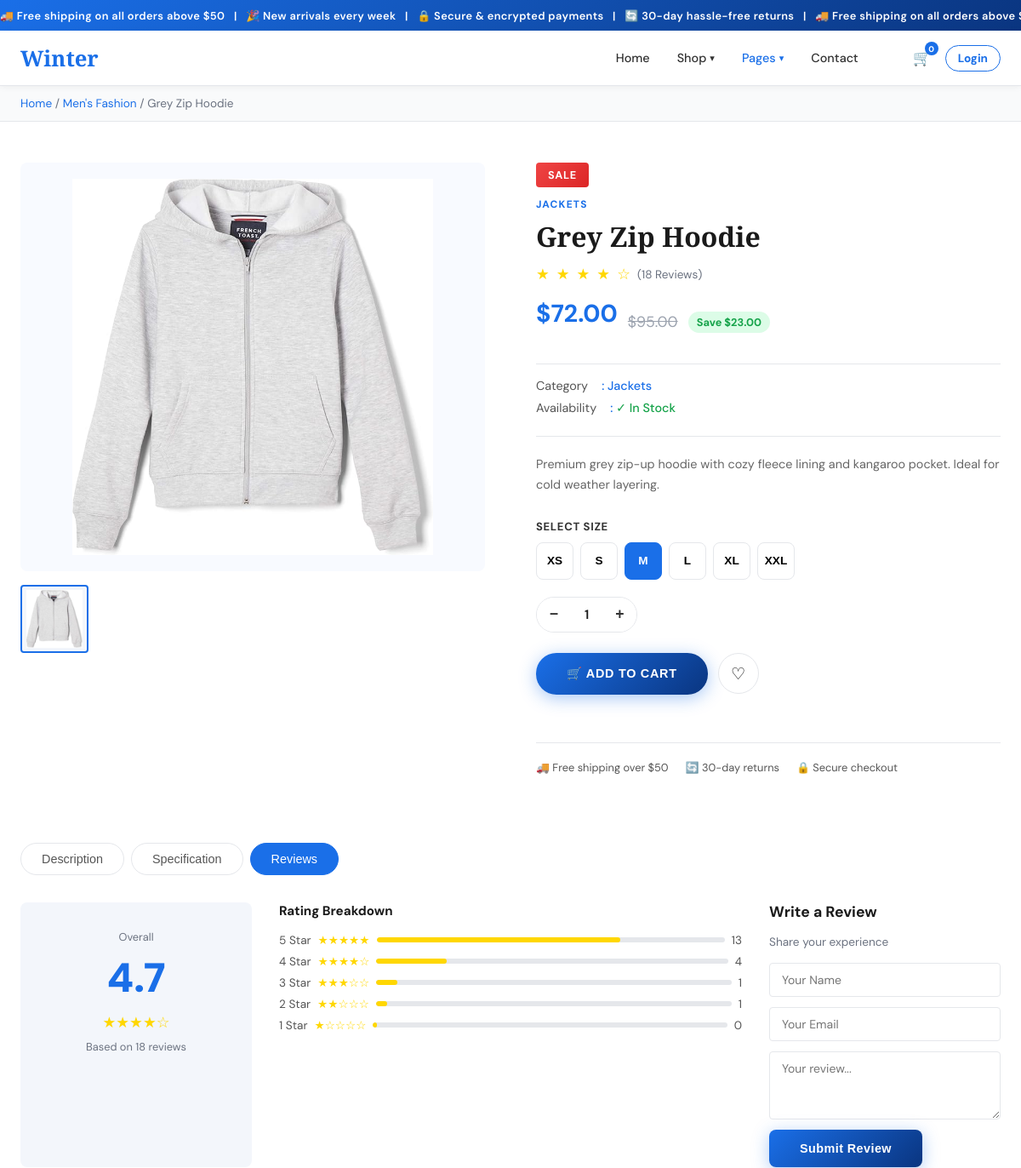
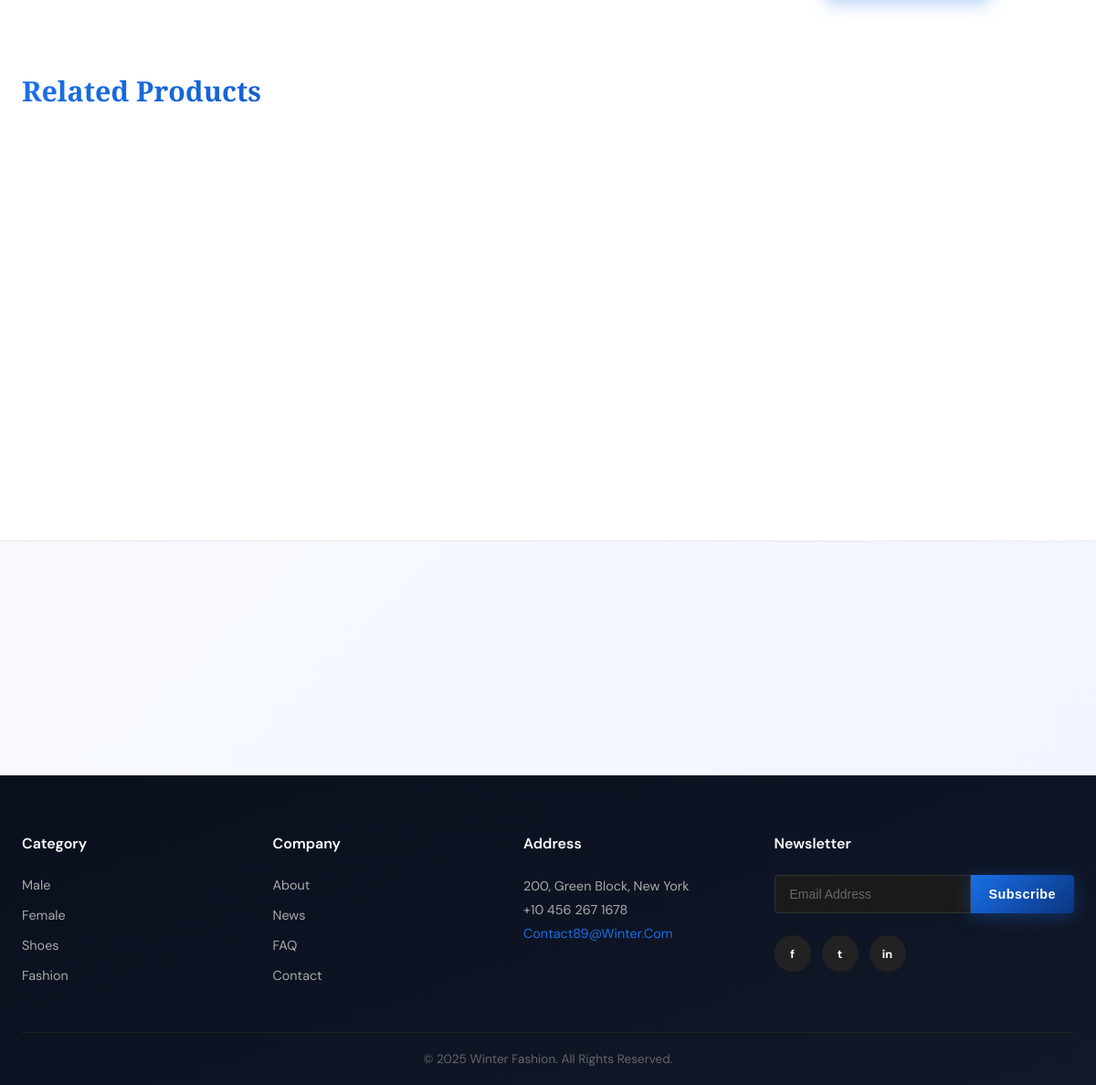
/product.php?id=2, run on the app's committed database (2 pictures, top to bottom).
### tables this page shows
CREATE TABLE products (
    id INT AUTO_INCREMENT PRIMARY KEY,
    name VARCHAR(200) NOT NULL,
    description TEXT,
    price DECIMAL(10,2) NOT NULL,
    original_price DECIMAL(10,2),
    category_id INT,
    image VARCHAR(255),
    stock INT DEFAULT 100,
    rating DECIMAL(2,1) DEFAULT 4.5,
    reviews_count INT DEFAULT 0,
    gender ENUM('men','women','shoes') NOT NULL,
    featured TINYINT(1) DEFAULT 0,
    created_at TIMESTAMP DEFAULT CURRENT_TIMESTAMP,
    FOREIGN KEY (category_id) REFERENCES categories(id)
);

CREATE TABLE categories (
    id INT AUTO_INCREMENT PRIMARY KEY,
    name VARCHAR(100) NOT NULL,
    slug VARCHAR(100) UNIQUE NOT NULL,
    gender ENUM('men','women','shoes','all') DEFAULT 'all'
);

### product.php (the view, shortened to what this page needs)
<?php
require_once 'header.php';
$id = (int)($_GET['id'] ?? 0);
$stmt = mysqli_prepare($conn, "SELECT p.*, c.name AS cat_name FROM products p LEFT JOIN categories c ON p.category_id=c.id WHERE p.id=?");
mysqli_stmt_bind_param($stmt, "i", $id);
mysqli_stmt_execute($stmt);
$product = mysqli_fetch_assoc(mysqli_stmt_get_result($stmt));
$pid    = (int)$product['id'];
$gender = sanitize($product['gender']);
$related = mysqli_query($conn, "SELECT * FROM products WHERE gender='$gender' AND id != $pid ORDER BY RAND() LIMIT 4");
?>
<div class="breadcrumb-bar">
  <p class="breadcrumb">
    <a href="index.php">Home</a> /
    <a href="<?= $product['gender']==='men'?'male.php':($product['gender']==='women'?'female.php':'shoes.php') ?>">
      <?= ucfirst($product['gender']) ?>'s Fashion</a> /
    <?= htmlspecialchars($product['name']) ?>
  </p>
</div>
<div class="product-detail">
  <div class="product-images">
    <div class="main-image" id="main-img" style="display:flex;align-items:center;justify-content:center;background:#f8faff">
      <img src="<?= htmlspecialchars($product['image']) ?>" alt="<?= htmlspecialchars($product['name']) ?>"
           onerror="this.src='hero.png'" style="max-width:92%;max-height:92%;object-fit:contain">
    </div>
    <div class="thumbnails">
      <div class="thumb active">
        <img src="<?= htmlspecialchars($product['image']) ?>" alt="" onerror="this.style.display='none'"
             style="width:100%;height:100%;object-fit:contain;padding:4px">
      </div>
    </div>
  </div>
  <div class="product-detail-info">
    <?php if ($product['original_price'] > $product['price']): ?>
      <span class="sale-badge-lg">SALE</span>
    <?php endif; ?>
    <p class="pd-cat"><?= htmlspecialchars($product['cat_name'] ?? '') ?></p>
    <h1><?= htmlspecialchars($product['name']) ?></h1>
    <div class="pd-rating">
      <?= renderStars((float)$product['rating']) ?>
      <span class="pd-review-count">(<?= (int)$product['reviews_count'] ?> Reviews)</span>
    </div>
    <div class="pd-price-row">
      <span class="detail-price"><?= formatPrice((float)$product['price']) ?></span>
      <?php if ($product['original_price'] > $product['price']): ?>
        <span class="price-original"><?= formatPrice((float)$product['original_price']) ?></span>
        <span class="price-save">Save <?= formatPrice($product['original_price'] - $product['price']) ?></span>
      <?php endif; ?>
    </div>
    <div class="detail-meta">
      <p>Category <span>: <?= htmlspecialchars($product['cat_name'] ?? 'N/A') ?></span></p>
      <p>Availability <span>: <?= $product['stock']>0?'<span style="color:#16a34a">✓ In Stock</span>':'<span style="color:#dc2626">Out of Stock</span>' ?></span></p>
    </div>
    <p class="detail-desc"><?= htmlspecialchars($product['description']) ?></p>
    <div class="size-section">
      <p class="size-label">Select Size</p>
      <div class="size-btns">
        <?php foreach (['XS','S','M','L','XL','XXL'] as $s): ?>
          <button class="size-btn <?= $s==='M'?'active-size':'' ?>" onclick="selectSize(this,'<?= $s ?>')"><?= $s ?></button>
        <?php endforeach; ?>
      </div>
    </div>
    <div class="qty-selector">
      <button class="qty-btn" onclick="changeQty(-1)">−</button>
      <span class="qty-display" id="qty">1</span>
      <button class="qty-btn" onclick="changeQty(1)">+</button>
    </div>
    <div class="detail-actions">
      <button class="btn-add-cart" onclick="addToCartDetail(<?= $pid ?>)">🛒 ADD TO CART</button>
      <button class="btn-wishlist">♡</button>
    </div>
    <div class="trust-badges">
      <span>🚚 Free shipping over $50</span>
      <span>🔄 30-day returns</span>
      <span>🔒 Secure checkout</span>
    </div>
  </div>
</div>
<div class="product-tabs">
  <div class="tab-buttons">
    <button class="tab-btn" onclick="showTab('desc',this)">Description</button>
    <button class="tab-btn" onclick="showTab('spec',this)">Specification</button>
    <button class="tab-btn active" onclick="showTab('reviews',this)">Reviews</button>
  </div>
  <div class="tab-content active" id="reviews">
    <div class="reviews-section">
      <div class="overall-box">
        <p style="font-size:.8rem;color:#6b7280;margin-bottom:8px">Overall</p>
        <div class="overall-score"><?= number_format((float)$product['rating'],1) ?></div>
        <div style="color:#ffd700;font-size:1.2rem;margin:8px 0"><?= renderStars((float)$product['rating']) ?></div>
        <p style="font-size:.8rem;color:#6b7280">Based on <?= $product['reviews_count'] ?> reviews</p>
      </div>
      <div class="star-breakdown">
        <h4 style="margin-bottom:16px;font-size:.95rem">Rating Breakdown</h4>
        <?php foreach ([5=>70,4=>20,3=>6,2=>3,1=>1] as $star=>$pct): ?>
        <div class="star-row">
          <span><?= $star ?> Star</span>
          <span style="color:#ffd700"><?= str_repeat('★',$star) ?><?= str_repeat('☆',5-$star) ?></span>
          <div class="star-bar"><div class="star-fill" style="width:<?= $pct ?>%"></div></div>
          <span><?= round($product['reviews_count']*$pct/100) ?></span>
        </div>
        <?php endforeach; ?>
      </div>
      <div class="add-review">
        <h3>Write a Review</h3>
        <p style="font-size:.85rem;color:#6b7280;margin-bottom:16px">Share your experience</p>
        <div class="review-form">
          <input type="text" placeholder="Your Name">
          <input type="email" placeholder="Your Email">
          <textarea placeholder="Your review..." rows="3"></textarea>
          <button class="btn-primary" style="align-self:flex-start">Submit Review</button>
        </div>
      </div>
    </div>
  </div>
</div>
<?php if (mysqli_num_rows($related) > 0): ?>
<div class="related-section">
  <h2 class="section-title-gradient">Related Products</h2>
  <div class="related-grid">
  </div>
</div>
<?php endif; ?>
<?php require_once 'footer.php'; ?>

### product.php (style rules this page uses)
.breadcrumb-bar { background:#f9fafb;padding:12px 24px;border-bottom:1px solid #e5e7eb }
.breadcrumb-bar .breadcrumb { max-width:1280px;margin:0 auto;font-size:.85rem;color:#6b7280 }
.breadcrumb-bar a { color:#1a6fe8 }
.pd-cat { font-size:.75rem;color:#1a6fe8;text-transform:uppercase;letter-spacing:.1em;margin-bottom:8px;font-weight:700 }
.pd-rating { display:flex;align-items:center;gap:8px;margin-bottom:16px }
.pd-review-count { color:#6b7280;font-size:.85rem }
.pd-price-row { display:flex;align-items:center;gap:12px;margin-bottom:20px;flex-wrap:wrap }
.price-original { text-decoration:line-through;color:#9ca3af;font-size:1.1rem }
.price-save { background:#dcfce7;color:#16a34a;font-size:.8rem;font-weight:700;padding:4px 10px;border-radius:20px }
.sale-badge-lg { background:linear-gradient(135deg,#ef4444,#dc2626);color:#fff;font-size:.8rem;font-weight:700; padding:6px 14px;border-radius:4px;letter-spacing:.05em;display:inline-block;margin-bottom:12px }
.size-section { margin-bottom:20px }
.size-label { font-size:.82rem;font-weight:700;text-transform:uppercase;letter-spacing:.05em;color:#333;margin-bottom:10px }
.size-btns { display:flex;gap:8px;flex-wrap:wrap }
.size-btn { width:44px;height:44px;border:1.5px solid #e5e7eb;background:#fff;cursor:pointer;border-radius:8px; font-size:.85rem;font-weight:600;transition:all .2s }
.size-btn.active-size { background:#1a6fe8;border-color:#1a6fe8;color:#fff }
.trust-badges { display:flex;gap:20px;flex-wrap:wrap;margin-top:20px;padding-top:20px;border-top:1px solid #e5e7eb }
.trust-badges span { font-size:.8rem;color:#555 }
.related-section { max-width:1280px;margin:0 auto 80px;padding:0 24px }
.section-title-gradient { font-family:'Playfair Display',serif;font-size:1.9rem;margin-bottom:32px; background:linear-gradient(135deg,#1a6fe8,#0a3580);-webkit-background-clip:text;-webkit-text-fill-color:transparent;background-clip:text }
.related-grid { display:grid;grid-template-columns:repeat(4,1fr);gap:24px }

### data on the page
products: gender "Men", name "Grey Zip Hoodie", image (picture), category.name "JACKETS", reviews_count "18", price "$72.00", original_price "$95.00", formatPrice($product['original_price'] - $product['price']) "$23.00", category.name "Jackets", description "Premium grey zip-up hoodie with cozy fleece lining and kangaroo pocket. Ideal for cold weather layering.", rating "4.7", $product['reviews_count']*$pct/100 "13", $product['reviews_count']*$pct/100 "4", $product['reviews_count']*$pct/100 "1", $product['reviews_count']*$pct/100 "0"

### other printed values
$cartCount "0"
$s "XS"
$s "S"
$s "M"
$s "L"
$s "XL"
$s "XXL"
$star "5"
str_repeat('★',$star) "★★★★★"
$star "4"
str_repeat('★',$star) "★★★★"
str_repeat('☆',5-$star) "☆"
$star "3"
str_repeat('★',$star) "★★★"
str_repeat('☆',5-$star) "☆☆"
